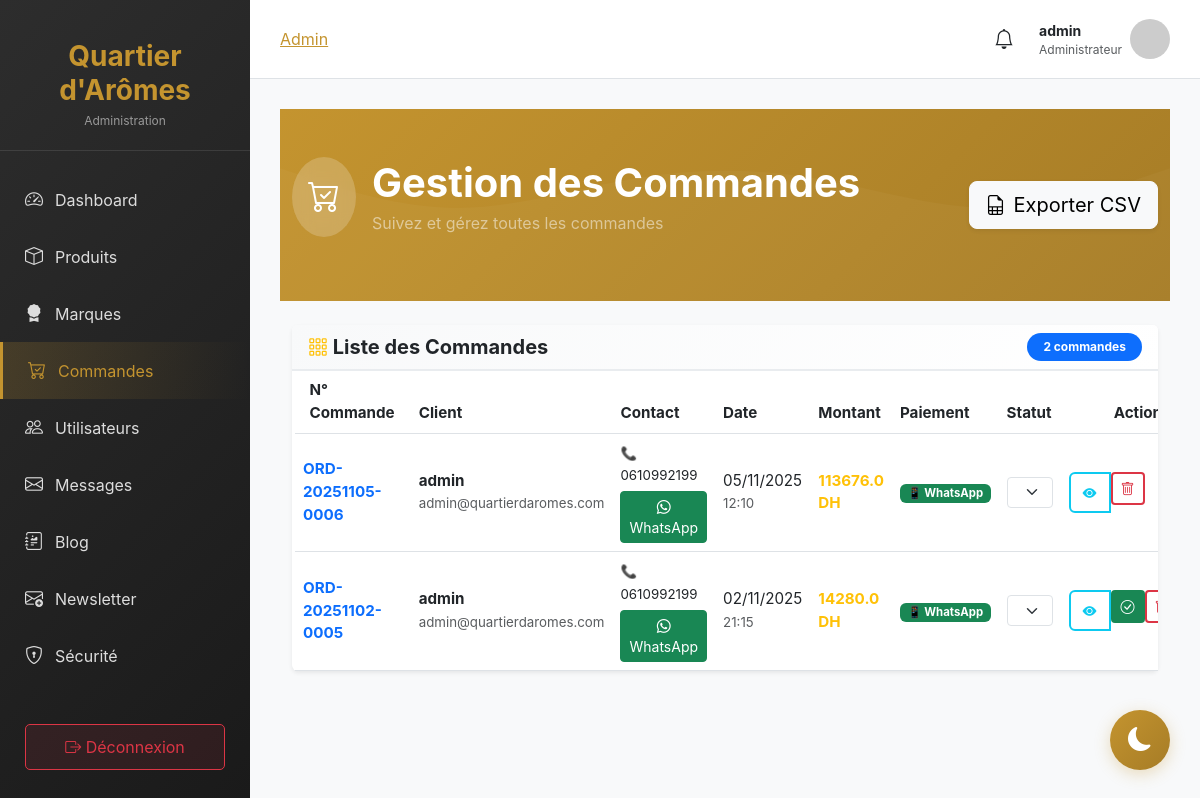
Page /admin/orders (signed in) on the committed database.
### models.py (models this page shows, shortened)
class User(db.Model, UserMixin):
    __tablename__ = 'users'
    id = db.Column(db.Integer, primary_key=True)
    username = db.Column(db.String(80), unique=True, nullable=False)
    email = db.Column(db.String(120), unique=True, nullable=False)
    password = db.Column(db.String(200), nullable=False)
    first_name = db.Column(db.String(100))
    last_name = db.Column(db.String(100))
    phone = db.Column(db.String(20))
    address = db.Column(db.Text)
    is_admin = db.Column(db.Boolean, default=False)
    created_at = db.Column(db.DateTime, default=datetime.utcnow)
    orders = db.relationship('Order', backref='customer', lazy=True)

class Order(db.Model):
    __tablename__ = 'orders'
    id = db.Column(db.Integer, primary_key=True)
    user_id = db.Column(db.Integer, db.ForeignKey('users.id'), nullable=False)
    order_number = db.Column(db.String(50), unique=True)
    status = db.Column(db.String(50), default='pending')  # pending, processing, shipped, delivered, cancelled
    total_amount = db.Column(db.Float, nullable=False)
    shipping_address = db.Column(db.Text)
    phone = db.Column(db.String(20))
    payment_method = db.Column(db.String(50))
    payment_status = db.Column(db.String(50), default='pending')
    tracking_number = db.Column(db.String(100))
    notes = db.Column(db.Text)
    created_at = db.Column(db.DateTime, default=datetime.utcnow)
    updated_at = db.Column(db.DateTime, default=datetime.utcnow, onupdate=datetime.utcnow)
    order_items = db.relationship('OrderItem', backref='order', lazy=True, cascade='all, delete-orphan')

### app.py (the view)
@app.route('/admin/orders')
@admin_required
def admin_orders():
    orders = Order.query.order_by(Order.created_at.desc()).all()
    return render_template('admin/manage_orders.html', orders=orders)

### templates/admin/manage_orders.html (shortened to what this page needs)
{% extends "admin/base_admin.html" %}
{% block content %}
<section class="py-5" style="background: linear-gradient(135deg, #C4942F 0%, #a67c26 100%); position: relative; overflow: hidden;">
    <div style="position: absolute; top: 0; right: 0; bottom: 0; left: 0; background-size: cover; opacity: 0.3;"></div>
    <div class="container-fluid text-white" style="position: relative; z-index: 1;">
        <div class="row align-items-center">
            <div class="col-md-8">
                <div class="d-flex align-items-center mb-3">
                    <div class="rounded-circle p-3 me-3" style="background: rgba(255, 255, 255, 0.2); backdrop-filter: blur(10px);">
                        <i class="bi bi-cart-check fs-2"></i>
                    </div>
                    <div>
                        <h1 class="fw-bold mb-1 display-6">Gestion des Commandes</h1>
                        <p class="mb-0 text-white-50">Suivez et gérez toutes les commandes</p>
                    </div>
                </div>
            </div>
            <div class="col-md-4 text-md-end">
                <a href="{{ url_for('export_orders_excel') }}" class="btn btn-lg btn-light shadow-sm">
                    <i class="bi bi-file-earmark-spreadsheet me-2"></i>Exporter CSV
                </a>
            </div>
        </div>
    </div>
</section>
<div class="container-fluid py-4">
    <div class="card border-0 shadow-sm">
        <div class="card-header" style="background: linear-gradient(135deg, #f8f9fa 0%, #ffffff 100%); border-bottom: 2px solid #e9ecef;">
            <div class="d-flex justify-content-between align-items-center">
                <h5 class="mb-0 fw-bold">
                    <i class="bi bi-grid-3x3-gap text-warning"></i> Liste des Commandes
                </h5>
                <span class="badge bg-primary rounded-pill py-2 px-3">{{ orders|length }} commandes</span>
            </div>
        </div>
        <div class="card-body p-0">
            <div class="table-responsive">
                <table class="table table-hover align-middle mb-0" style="font-size: 0.95rem;">
                    <thead style="background: linear-gradient(135deg, #C4942F 0%, #a67c26 100%); color: white;">
                        <tr>
                            <th class="px-3">N° Commande</th>
                            <th>Client</th>
                            <th>Contact</th>
                            <th>Date</th>
                            <th>Montant</th>
                            <th>Paiement</th>
                            <th>Statut</th>
                            <th class="text-end px-3">Actions</th>
                        </tr>
                    </thead>
                    <tbody>
                        {% for order in orders %}
                        <tr class="border-bottom" style="transition: all 0.2s;" onmouseover="this.style.backgroundColor='#f8f9fa'" onmouseout="this.style.backgroundColor=''">
                                    <td><strong class="text-primary">{{ order.order_number }}</strong></td>
                                    <td>
                                        <strong>{{ order.customer.username if order.customer else 'N/A' }}</strong><br>
                                        <small class="text-muted">{{ order.customer.email if order.customer else '' }}</small>
                                    </td>
                                    <td>
                                        <small>📞 {{ order.phone or 'N/A' }}</small><br>
                                        {% if order.phone %}
                                        <a href="https://wa.me/{{ order.phone.replace('+', '').replace(' ', '') }}?text=Bonjour! Votre commande {{ order.order_number }} est prête."
                                           class="btn btn-success btn-sm mt-1" target="_blank">
                                            <i class="bi bi-whatsapp"></i> WhatsApp
                                        </a>
                                        {% endif %}
                                    </td>
                                    <td>
                                        {{ order.created_at.strftime('%d/%m/%Y') }}<br>
                                        <small class="text-muted">{{ order.created_at.strftime('%H:%M') }}</small>
                                    </td>
                                    <td><strong class="text-warning">{{ order.total_amount }} DH</strong></td>
                                    <td>
                                        {% if order.payment_method == 'whatsapp' %}
                                        <span class="badge bg-success">📱 WhatsApp</span>
                                        {% elif order.payment_method == 'delivery' %}
                                        <span class="badge bg-info">🚚 À la livraison</span>
                                        {% elif order.payment_method == 'transfer' %}
                                        <span class="badge bg-primary">🏦 Virement</span>
                                        {% elif order.payment_method == 'cash' %}
                                        <span class="badge bg-secondary">💵 Espèces</span>
                                        {% else %}
                                        <span class="badge bg-light text-dark">{{ order.payment_method or 'N/A' }}</span>
                                        {% endif %}
                                    </td>
                                    <td>
                                        <form method="POST" action="{{ url_for('admin_update_order', order_id=order.id) }}" class="d-inline">
                                            <select name="status" class="form-select form-select-sm" onchange="this.form.submit()">
                                                <option value="pending" {% if order.status=='pending' %}selected{% endif %}>⏳ En attente</option>
                                                <option value="processing" {% if order.status=='processing' %}selected{% endif %}>⚙️ En cours</option>
                                            </select>
                                        </form>
                                    </td>
                                    <td>
                                        <div class="btn-group" role="group">
                                            <a href="{{ url_for('admin_order_detail', order_id=order.id) }}"
                                               class="btn btn-sm btn-outline-info rounded-start"
                                               title="Voir détails de la commande"
                                               style="padding: 0.5rem 0.75rem;">
                                                <i class="bi bi-eye-fill"></i>
                                            </a>
                                            {% if order.status == 'pending' %}
                                            <form method="POST" action="{{ url_for('admin_accept_order', order_id=order.id) }}" class="d-inline">
                                                <button type="submit"
                                                        class="btn btn-sm btn-success"
                                                        title="Accepter la commande"
                                                        onclick="return confirm('Accepter cette commande ?');">
                                                    <i class="bi bi-check-circle"></i>
                                                </button>
                                            </form>
                                            {% endif %}
                                            <form method="POST" action="{{ url_for('admin_delete_order', order_id=order.id) }}" class="d-inline">
                                                <button type="submit"
                                                        class="btn btn-sm btn-outline-danger"
                                                        title="Supprimer la commande"
                                                        onclick="return confirm('⚠️ Supprimer définitivement cette commande ?');">
                                                    <i class="bi bi-trash"></i>
                                                </button>
                                            </form>
                                        </div>
                                    </td>
                                </tr>
                        {% endfor %}
                    </tbody>
                </table>
            </div>
        </div>
    </div>
</div>
{% endblock %}

### templates/admin/base_admin.html (shortened to what this page needs)
<!DOCTYPE html>
<html lang="fr">
<head>
    <link href="https://cdn.jsdelivr.net/npm/bootstrap@5.3.0/dist/css/bootstrap.min.css" rel="stylesheet">
    <link rel="stylesheet" href="https://cdn.jsdelivr.net/npm/bootstrap-icons@1.11.0/font/bootstrap-icons.css">
    <link rel="stylesheet" href="{{ url_for('static', filename='css/admin-dark-mode.css') }}">
</head>
<body>
    <nav class="admin-sidebar">
        <div class="admin-logo">
            <h3>Quartier d'Arômes</h3>
            <p>Administration</p>
        </div>
        <ul class="sidebar-menu">
            <li>
                <a href="{{ url_for('admin_dashboard') }}" class="{% if request.endpoint == 'admin_dashboard' %}active{% endif %}">
                    <i class="bi bi-speedometer2"></i>
                    <span>Dashboard</span>
                </a>
            </li>
            <li>
                <a href="{{ url_for('admin_products') }}" class="{% if 'product' in request.endpoint %}active{% endif %}">
                    <i class="bi bi-box"></i>
                    <span>Produits</span>
                </a>
            </li>
            <li>
                <a href="{{ url_for('admin_brands') }}" class="{% if 'brand' in request.endpoint %}active{% endif %}">
                    <i class="bi bi-award-fill"></i>
                    <span>Marques</span>
                </a>
            </li>
            <li>
                <a href="{{ url_for('admin_orders') }}" class="{% if 'order' in request.endpoint %}active{% endif %}">
                    <i class="bi bi-cart-check"></i>
                    <span>Commandes</span>
                </a>
            </li>
            <li>
                <a href="{{ url_for('admin_users') }}" class="{% if 'user' in request.endpoint %}active{% endif %}">
                    <i class="bi bi-people"></i>
                    <span>Utilisateurs</span>
                </a>
            </li>
            <li>
                <a href="{{ url_for('admin_messages') }}" class="{% if 'message' in request.endpoint %}active{% endif %}">
                    <i class="bi bi-envelope"></i>
                    <span>Messages</span>
                </a>
            </li>
            <li>
                <a href="{{ url_for('admin_blog_posts') }}" class="{% if 'blog' in request.endpoint %}active{% endif %}">
                    <i class="bi bi-journal-richtext"></i>
                    <span>Blog</span>
                </a>
            </li>
            <li>
                <a href="{{ url_for('admin_newsletter') }}" class="{% if 'newsletter' in request.endpoint %}active{% endif %}">
                    <i class="bi bi-envelope-plus"></i>
                    <span>Newsletter</span>
                </a>
            </li>
            <li>
                <a href="{{ url_for('admin_security_dashboard') }}" class="{% if 'security' in request.endpoint %}active{% endif %}">
                    <i class="bi bi-shield-lock"></i>
                    <span>Sécurité</span>
                </a>
            </li>
        </ul>
        <div class="logout-btn">
            <a href="{{ url_for('logout') }}">
                <i class="bi bi-box-arrow-right"></i> Déconnexion
            </a>
        </div>
    </nav>
    <div class="admin-content">
        <div class="admin-topbar">
            <nav aria-label="breadcrumb">
                <ol class="breadcrumb mb-0">
                    <li class="breadcrumb-item"><a href="{{ url_for('admin_dashboard') }}" style="color: var(--primary-color);">Admin</a></li>
                </ol>
            </nav>
            <div class="d-flex align-items-center gap-3">
                {% if current_user.is_authenticated and current_user.is_admin %}
                <div class="dropdown">
                    <button class="btn btn-link text-dark position-relative p-2" data-bs-toggle="dropdown">
                        <i class="bi bi-bell fs-5"></i>
                    </button>
                </div>
                {% endif %}
                <div class="d-flex align-items-center">
                    <div class="me-2">
                        <div class="fw-bold small">{{ current_user.username }}</div>
                        <div class="text-muted" style="font-size: 12px;">Administrateur</div>
                    </div>
                    <img src="https://ui-avatars.com/api/?name={{ current_user.username }}&background=C4942F&color=fff"
                         alt="Avatar" class="rounded-circle" style="width: 40px; height: 40px;">
                </div>
            </div>
        </div>
        <div class="admin-main">
            {% block content %}{% endblock %}
        </div>
    </div>
</body>
</html>

### rows in the picture
User: username "admin"
Order: order_number "ORD-20251105-0006", customer "admin", customer "admin@quartierdaromes.com", phone "0610992199", created_at "05/11/2025", created_at "12:10", total_amount "113676.0", payment_method "📱 WhatsApp", status "⚙️ En cours"
Order: order_number "ORD-20251102-0005", customer "admin", customer "admin@quartierdaromes.com", phone "0610992199", created_at "02/11/2025", created_at "21:15", total_amount "14280.0", payment_method "📱 WhatsApp", status "⏳ En attente"

### other values in the picture
{{ orders|length }} "2"
